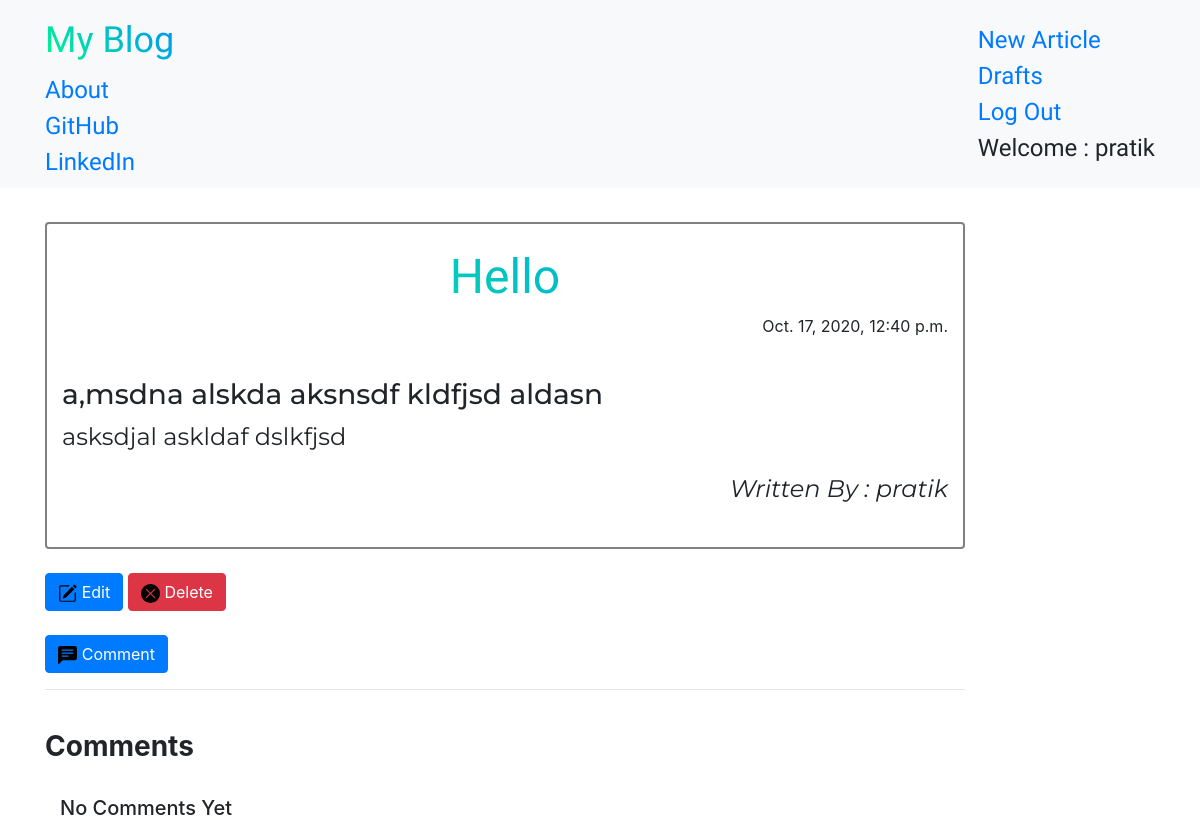
/1/ (signed in), run on the app's committed database.
### BlogApp/models.py (models this page shows, shortened)
class Article(models.Model):
    author = models.ForeignKey('auth.User', on_delete = models.CASCADE)
    title = models.CharField(max_length = 200)
    text = models.TextField()
    create_date = models.DateTimeField(default = timezone.now)
    published_date = models.DateTimeField(blank = True, null = True)

### BlogApp/views.py (the view)
# urls.py: path('<int:pk>/', views.ArticleDetailView.as_view(), name="Article-Detail"),
class ArticleDetailView(DetailView):
    template_name = 'BlogApp/article_detail.html'
    def get_queryset(self):
        if not self.request.user.is_authenticated:
            return models.Article.objects.filter(published_date__lte=timezone.now())
        return models.Article.objects.all()

### BlogApp/templates/BlogApp/article_detail.html (shortened to what this page needs)
{% extends 'base.html' %}
	{% block content %}
	<br>
	<div class = "container article-main">
		<br>
		<h1 class="article-title hue">{{ object.title }}</h1>
		<div class="date article-date">
		{% if object.published_date %}
			{{ object.published_date }}
		{% else %}
			{{ object.create_date }}
		{% endif %}
		</div>
		<br>
		<div class="article-content">
		<p>{{ object.text|safe|linebreaksbr }}</p>
		<p class="article-date"><em>Written By : {{ object.author }}</em></p>
		</div>
		<br>
	</div>
		<br>
	{% if user == object.author %}
	<a class="btn btn-primary" href="{% url 'BlogApp:Article-Update' pk=object.pk %}"><img src="/static/icons/pencil.svg" alt="" class="side-icon"> Edit</a>
	<a class="btn btn-danger" href="{% url 'BlogApp:Article-Delete' pk=object.pk %}"><img src="/static/icons/x.svg" alt="" class="side-icon"> Delete</a>
	{% endif %}
	<br><br>
	<a class="btn btn-primary" href="{% url 'BlogApp:Comment-Add' pk=object.pk %}"><img src="/static/icons/comment.svg" alt="" class="side-icon"> Comment</a>
	<br><hr><br>
	<h3><strong> Comments </strong></h3><br>
	<div class="container comments-section">
		{% for comment in object.comments.all %}
		<div class="comment-box">
		{% if user == object.author or comment.approved_comment %}
			{{ comment.create_date }}
			<p><strong>{{ comment.author }}</strong> commented</p>
			<p>{{ comment.text|safe|linebreaksbr }}</p>
			{% if not comment.approved_comment %}
			<div class="buttons">
				<a class="btn btn-success" href="{% url 'BlogApp:Comment-Approve' pk=comment.pk %}"><img src="/static/icons/pencil.svg" alt="" class="side-icon"> Approve</a>
				<a class="btn btn-danger" href="{% url 'BlogApp:Comment-Remove' pk=comment.pk %}"><img src="/static/icons/x.svg" alt="" class="side-icon"> Remove</a>
			</div>
			{% endif %}
			<hr>
		{% endif %}
		{% empty %}
		<h5>No Comments Yet</h5>
		</div>
		{% endfor %}
	</div>
	{% endblock %}

### BlogApp/templates/base.html (shortened to what this page needs)
<!DOCTYPE html>
{% load static %}
<html lang="en">
	<head>
		<link rel="stylesheet" href="/static/css/bootstrap/bootstrap.css">
		<link rel="stylesheet" href="/static/css/medium/medium-editor.css">
		<link rel="stylesheet" href="/static/css/medium/themes/default.css">
		<link rel="stylesheet" href="/static/css/hue.css">
		<link rel="stylesheet" href="/static/css/blog.css">
	</head>
	<body>
		<nav class="navbar navbar-light bg-light techfont custom-navbar">
			<div class="container">
				<ul class="nav navbar-nav">
					<li><a class="navbar-brand bigbrand hue" href="{% url 'BlogApp:Article-List' %}">My Blog</a></li>
					<li><a href="{% url 'BlogApp:About' %}">About</a></li>
					<li><a href="https://github.com/PratikGarai" target="_blank">GitHub</a></li>
					<li><a href="https://www.linkedin.com/in/pratik-garai-bab1a4191/" target="_blank">LinkedIn</a></li>
				</ul>
				<ul class="nav navbar-nav navbar-right">
					{% if user.is_authenticated %}
					<li><a href="{% url 'BlogApp:Article-Create' %}">New Article</a></li>
					<li><a href="{% url 'BlogApp:Draft-List' %}">Drafts</a></li>
					<li><a href="{% url 'BlogApp:logout' %}">Log Out</a></li>
					<li><a>Welcome : {{ user.username }}</a></li>
					{% else %}
					<li><a href="{% url 'BlogApp:login' %}"><img src="/static/icons/profile-fill.svg" alt="" class="side-icon"> Log In</a></li>
					{% endif %}
				</ul>
			</div>
		</nav>
		<div class="content container">
			<div class="row">
				<div class="col-sm-10">
					<div class="blog_posts">
						{% block content %}
						{% endblock %}
					</div>
				</div>
			</div>
	</body>
</html>

### BlogApp/static/css/hue.css (style rules this page uses)
.hue { filter:hue-rotate(0deg); background :linear-gradient(45deg,#0f8,#08f); -webkit-background-clip: text; -webkit-text-fill-color: transparent; animation:hue 10000ms infinite linear; }

### BlogApp/static/css/blog.css (style rules this page uses)
.techfont { font-family : 'Russo One', sans-serif; font-size : 1.5em; margin-bottom : 10px; }
.bigbrand { font-size : 1.5em; }
.side-icon { height : 1.2em; width : 1.2em; }
.article-title { font-family : 'Russo One', sans-serif; text-align : center; font-size : 3em; }
.article-date { text-align : right; }
.article-main { border : 2px solid grey; border-radius : 4px; }
.article-content { font-family : 'Montserrat'; font-size : 1.5em; }

### data on the page
Article: title "Hello", published_date "Oct. 17, 2020, 12:40 p.m.", text "a,msdna alskda aksnsdf kldfjsd aldasn asksdjal askldaf dslkfjsd", author "pratik"

### other printed values
{{ user.username }} "pratik"
